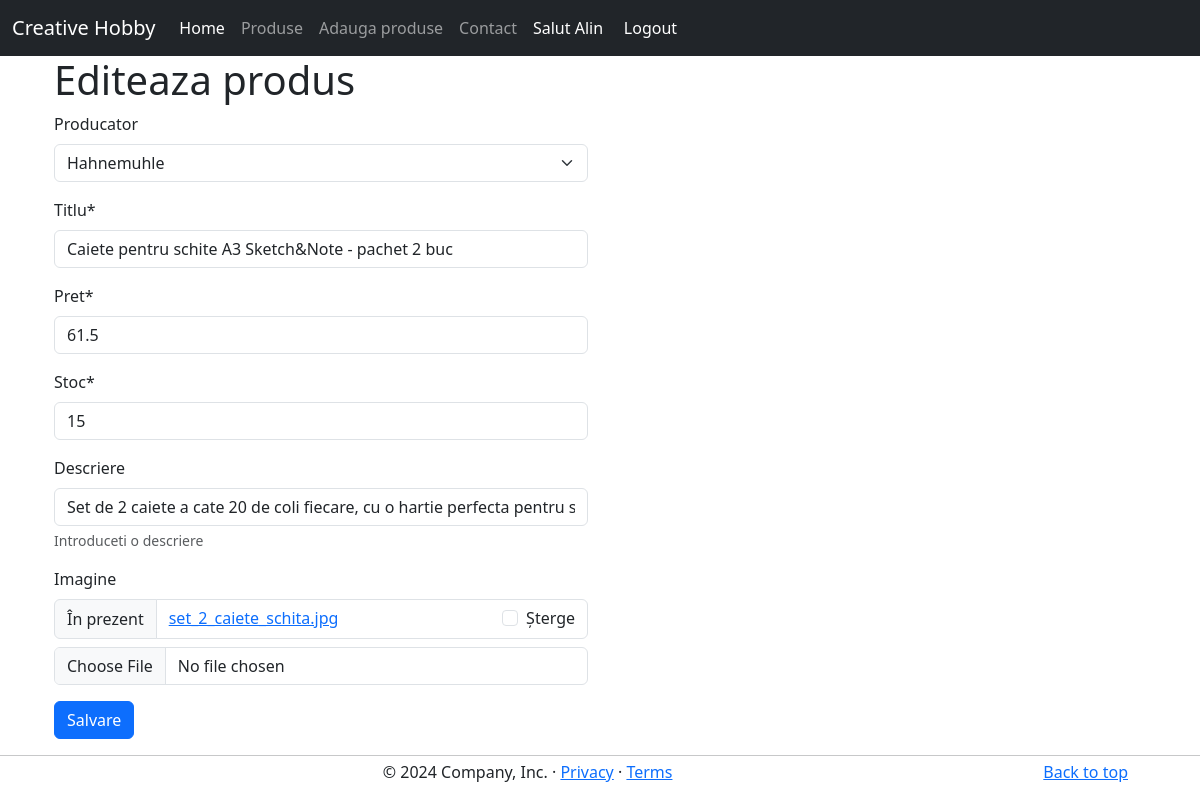
The page /produs/edit/14/ (signed in) on the database as committed earlier.
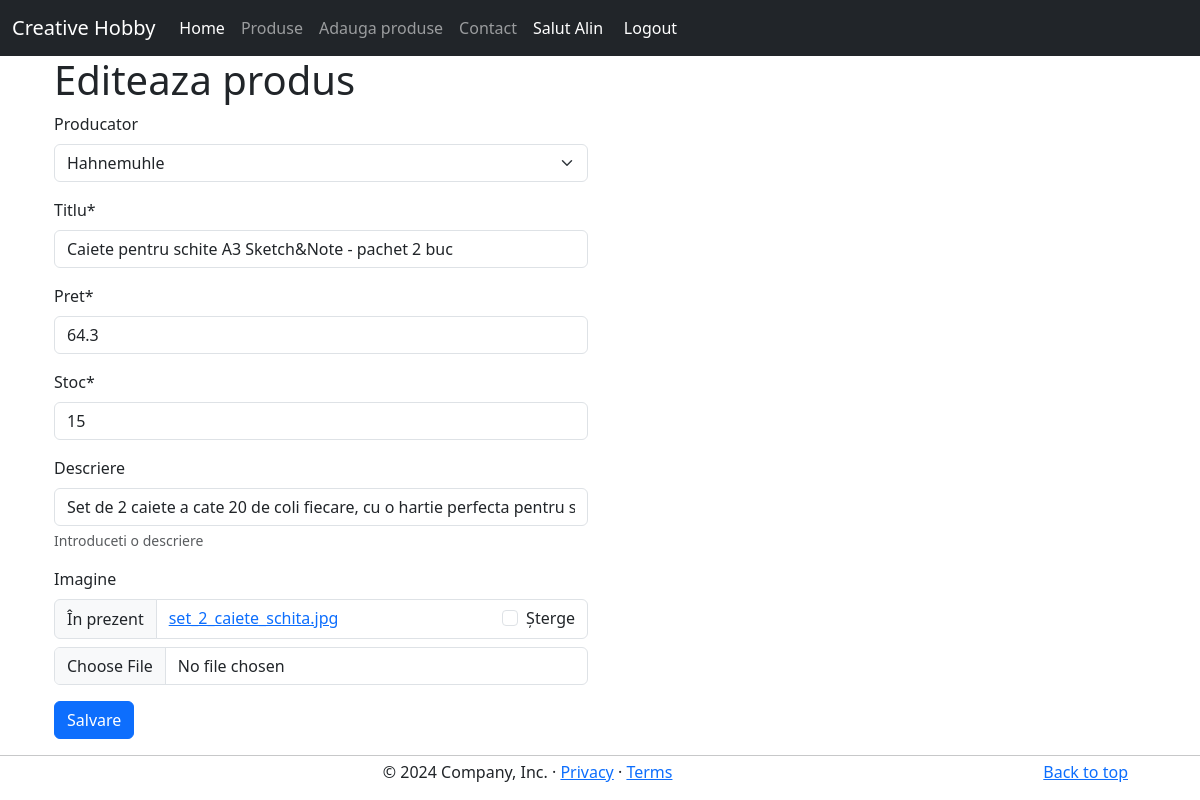
The same page on the database as committed later.
### app/models.py (models this page shows, shortened)
class Produs(models.Model):
    producator = models.ForeignKey(Producator, null=True, blank = True, on_delete=models.CASCADE)
    titlu = models.CharField(max_length=50) #unique=True - daca vrem sa nu avem dubluri la nume
    pret = models.FloatField(db_index = True)
    stoc = models.IntegerField(default=0)
    descriere = models.CharField(max_length=1024, null=True, blank=True, help_text="Introduceti o descriere" )
    imagine = models.FileField(null=True, blank=True)
    created = models.DateTimeField(auto_now_add=True)
    updated = models.DateTimeField(auto_now=True)
    class Meta:
        verbose_name_plural = "Produs"

### app/views.py (the view)
# urls.py: path("produs/edit/<int:produs_id>/", views.editare_produs, name="edit-produs"),
@is_staff
def editare_produs(request, produs_id):
    produs = get_object_or_404(Produs, id=produs_id)
    formular = ProdusForm(instance=produs)
    if request.method == "POST":
        formular = ProdusForm(request.POST, instance=produs)
        if formular.is_valid():
            formular.save()
            return redirect(reverse("pagina-produse"))
    return render(request, "editare_produs.html", {"form": formular})

### app/forms.py
class ProdusForm(forms.ModelForm):
    class Meta:
        model = Produs
        fields = "__all__"
        widgets = {
            "descriere": TinyMCE()
        }

### app/models.py (called while the page is built)
    def __str__(self):
        return f"{self.nume}"

### app/templates/editare_produs.html (shortened to what this page needs)
{% extends "base.html" %}
{% block body %}
{% load crispy_forms_tags %}
<div class="container">
    <div class="row ">
        <div class="col-md-6">
            <h1>Editeaza produs</h1>
                <form method="POST">
                    {{ form|crispy }}
                    <input type="submit" class="btn btn-primary" value="Salvare" />
                </form>
        </div>
    </div>
</div>
{% endblock body %}

Rows that differ between the two databases and show on the page:
changed Produs "Hahnemuhle": pret "61.5" → "64.3"
